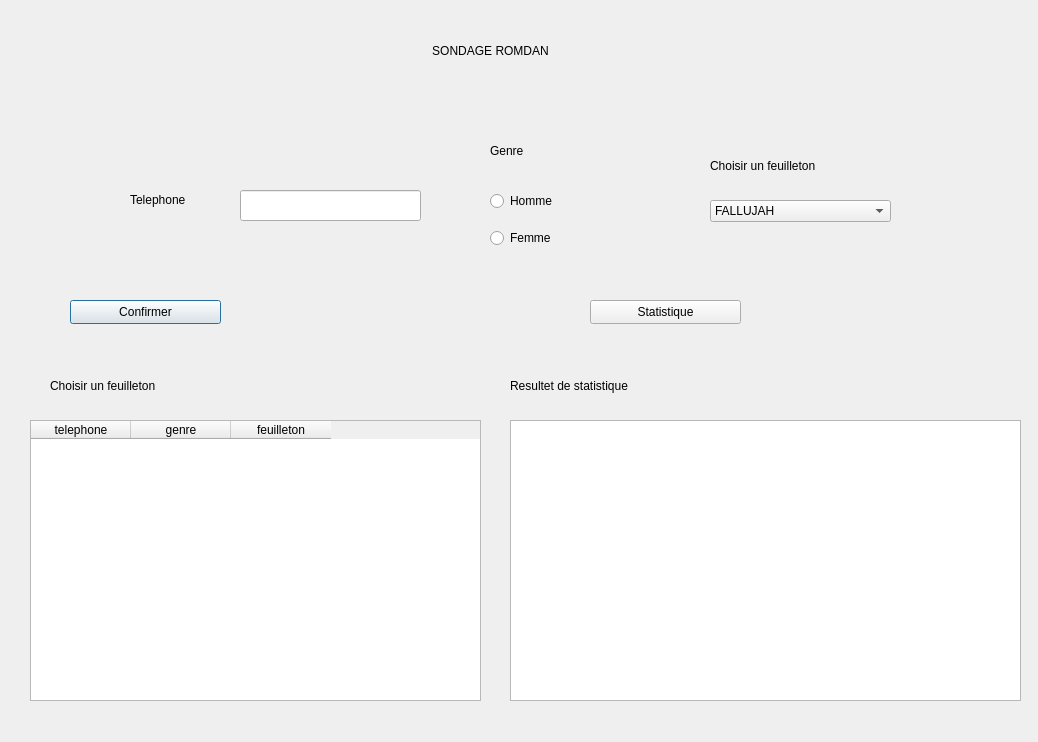
<?xml version="1.0" encoding="UTF-8"?>
<ui version="4.0">
 <class>Dialog</class>
 <widget class="QDialog" name="Dialog">
  <property name="geometry">
   <rect>
    <x>0</x>
    <y>0</y>
    <width>1038</width>
    <height>742</height>
   </rect>
  </property>
  <property name="windowTitle">
   <string>Dialog</string>
  </property>
  <widget class="QLabel" name="label">
   <property name="geometry">
    <rect>
     <x>260</x>
     <y>20</y>
     <width>461</width>
     <height>61</height>
    </rect>
   </property>
   <property name="styleSheet">
    <string notr="true">font: 700 italic 18pt &quot;Segoe UI&quot;;</string>
   </property>
   <property name="text">
    <string>SONDAGE ROMDAN</string>
   </property>
   <property name="alignment">
    <set>Qt::AlignCenter</set>
   </property>
  </widget>
  <widget class="QLabel" name="label_2">
   <property name="geometry">
    <rect>
     <x>130</x>
     <y>169</y>
     <width>101</width>
     <height>61</height>
    </rect>
   </property>
   <property name="styleSheet">
    <string notr="true">font: 700 italic 12pt &quot;Segoe UI&quot;;</string>
   </property>
   <property name="text">
    <string>Telephone</string>
   </property>
  </widget>
  <widget class="QLineEdit" name="let">
   <property name="geometry">
    <rect>
     <x>240</x>
     <y>190</y>
     <width>181</width>
     <height>31</height>
    </rect>
   </property>
  </widget>
  <widget class="QLabel" name="label_3">
   <property name="geometry">
    <rect>
     <x>490</x>
     <y>130</y>
     <width>141</width>
     <height>41</height>
    </rect>
   </property>
   <property name="styleSheet">
    <string notr="true">font: 700 italic 12pt &quot;Segoe UI&quot;;</string>
   </property>
   <property name="text">
    <string>Genre</string>
   </property>
  </widget>
  <widget class="QWidget" name="verticalLayoutWidget">
   <property name="geometry">
    <rect>
     <x>490</x>
     <y>180</y>
     <width>160</width>
     <height>80</height>
    </rect>
   </property>
   <layout class="QVBoxLayout" name="verticalLayout">
    <item>
     <widget class="QRadioButton" name="brh">
      <property name="text">
       <string>Homme</string>
      </property>
     </widget>
    </item>
    <item>
     <widget class="QRadioButton" name="brf">
      <property name="text">
       <string>Femme</string>
      </property>
     </widget>
    </item>
   </layout>
  </widget>
  <widget class="QLabel" name="label_4">
   <property name="geometry">
    <rect>
     <x>710</x>
     <y>150</y>
     <width>191</width>
     <height>31</height>
    </rect>
   </property>
   <property name="styleSheet">
    <string notr="true">font: 700 italic 12pt &quot;Segoe UI&quot;;</string>
   </property>
   <property name="text">
    <string>Choisir un feuilleton</string>
   </property>
  </widget>
  <widget class="QComboBox" name="cb">
   <property name="geometry">
    <rect>
     <x>710</x>
     <y>200</y>
     <width>181</width>
     <height>22</height>
    </rect>
   </property>
   <item>
    <property name="text">
     <string>FALLUJAH</string>
    </property>
   </item>
   <item>
    <property name="text">
     <string>JEBAL LAHMER</string>
    </property>
   </item>
   <item>
    <property name="text">
     <string>SINDRELLA</string>
    </property>
   </item>
   <item>
    <property name="text">
     <string>SABEK EL KHIR</string>
    </property>
   </item>
  </widget>
  <widget class="QPushButton" name="bc">
   <property name="geometry">
    <rect>
     <x>70</x>
     <y>300</y>
     <width>151</width>
     <height>24</height>
    </rect>
   </property>
   <property name="styleSheet">
    <string notr="true">font: 700 italic 12pt &quot;Segoe UI&quot;;</string>
   </property>
   <property name="text">
    <string>Confirmer</string>
   </property>
  </widget>
  <widget class="QPushButton" name="bs">
   <property name="geometry">
    <rect>
     <x>590</x>
     <y>300</y>
     <width>151</width>
     <height>24</height>
    </rect>
   </property>
   <property name="styleSheet">
    <string notr="true">font: 700 italic 12pt &quot;Segoe UI&quot;;</string>
   </property>
   <property name="text">
    <string>Statistique</string>
   </property>
  </widget>
  <widget class="QLabel" name="label_5">
   <property name="geometry">
    <rect>
     <x>50</x>
     <y>370</y>
     <width>291</width>
     <height>31</height>
    </rect>
   </property>
   <property name="styleSheet">
    <string notr="true">font: 700 italic 12pt &quot;Segoe UI&quot;;</string>
   </property>
   <property name="text">
    <string>Choisir un feuilleton</string>
   </property>
  </widget>
  <widget class="QTableWidget" name="tw">
   <property name="geometry">
    <rect>
     <x>30</x>
     <y>420</y>
     <width>451</width>
     <height>281</height>
    </rect>
   </property>
   <column>
    <property name="text">
     <string>telephone</string>
    </property>
   </column>
   <column>
    <property name="text">
     <string>genre</string>
    </property>
   </column>
   <column>
    <property name="text">
     <string>feuilleton</string>
    </property>
   </column>
  </widget>
  <widget class="QLabel" name="label_6">
   <property name="geometry">
    <rect>
     <x>510</x>
     <y>370</y>
     <width>291</width>
     <height>31</height>
    </rect>
   </property>
   <property name="styleSheet">
    <string notr="true">font: 700 italic 12pt &quot;Segoe UI&quot;;</string>
   </property>
   <property name="text">
    <string>Resultet de statistique</string>
   </property>
  </widget>
  <widget class="QListWidget" name="ls">
   <property name="geometry">
    <rect>
     <x>510</x>
     <y>420</y>
     <width>511</width>
     <height>281</height>
    </rect>
   </property>
  </widget>
 </widget>
 <resources/>
 <connections/>
</ui>
